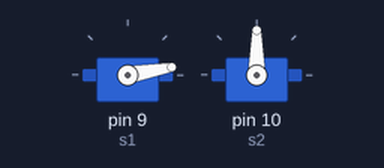
A sketch run on a simulated Arduino Uno, built with avr-gcc and run on an emulated ATmega328P. Shown: 2 × servo.

Above: at 0.05 s.
At 1.5 s:
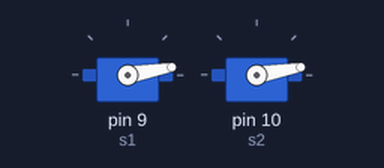
At 3.5 s:
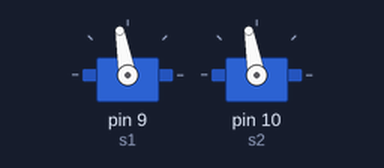
At 9.0 s:
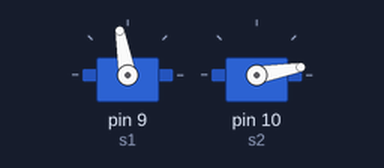
Timing chart, 0 to 11.7 s (numbered marks = the images above):
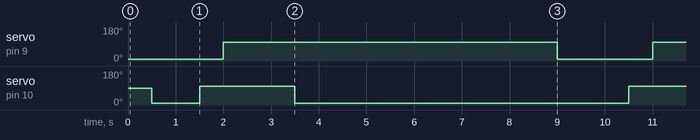

The sketch:

endpointDetector.ino
```cpp
#include <Servo.h>

Servo s1,s2;


int pos = 0;

void setup() {
  s1.attach(9);
  s2.attach(10);
}

void loop() {
      s1.write(10);
      delay(500);
      s2.write(10);
      delay(500);


      s1.write(10);
      delay(500);
      s2.write(100);
      delay(500);


      s1.write(100);
      delay(500);
      s2.write(100);
      delay(500);


      s1.write(100);
      delay(500);
      s2.write(10);
      delay(500);

      delay(5000);


}
```

Measured:
- by itself, servo on pin 9 (s1): alternates 100° for 7.0 s and 10° for 2.0 s
- by itself, servo on pin 10 (s2): repeats every 9.0 s: 100° 2.0 s, 10° 7.0 s
